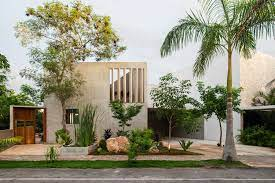
#> input picture Tarea1-OperacionesPixelAPixel/Casa.jpg, 275 x 183 px
$ python ResolutionChangeInterpolations.py
#> lines starting #> are read from the running program, lines starting #| are printed output that depends on the picture
import cv2

def changeRes_NearestNeighbour_Inter(imgName, aspecRatio):
    return cv2.resize(imgName, (0,0), fx=aspecRatio, fy=aspecRatio, interpolation= cv2.INTER_NEAREST)

def changeRes_Bilinear_Inter(imgName, aspecRatio):
    return cv2.resize(imgName, (0,0), fx=aspecRatio, fy=aspecRatio, interpolation= cv2.INTER_LINEAR)

def changeRes_Bicubic_Inter(imgName, aspecRatio):
    return cv2.resize(imgName, (0,0), fx=aspecRatio, fy=aspecRatio, interpolation= cv2.INTER_CUBIC)

nomImage = "Casa.jpg"
ImagenGray = cv2.imread(nomImage, 0)
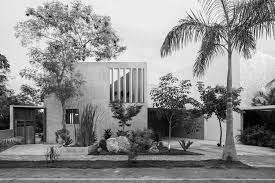
#> ImagenGray: shape (183, 275); min 0, max 255, mean 141.4

#nearest neighbour interpolation
ResizedImg15= changeRes_NearestNeighbour_Inter(ImagenGray, 1.5)
ResizedImg05 = changeRes_NearestNeighbour_Inter(ImagenGray, 0.5)
#> call 2 of changeRes_NearestNeighbour_Inter, with aspecRatio = 0.5
#> in changeRes_NearestNeighbour_Inter (call 2), `return cv2.resize(imgName, (0,0), fx=aspecRatio, fy=aspecRatio, interp..`:
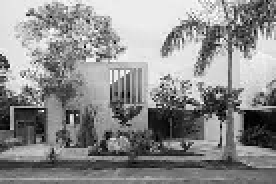
#> returned value: shape (92, 138) (shown 2 times larger); min 0, max 255, mean 141.1
ResizedImg025= changeRes_NearestNeighbour_Inter(ImagenGray, 0.25)
ResizedImg0125 = changeRes_NearestNeighbour_Inter(ImagenGray, 0.125)
#> call 4 of changeRes_NearestNeighbour_Inter, with aspecRatio = 0.125
#> in changeRes_NearestNeighbour_Inter (call 4), `return cv2.resize(imgName, (0,0), fx=aspecRatio, fy=aspecRatio, interp..`:
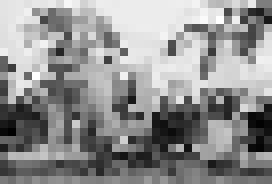
#> returned value: shape (23, 34) (shown 8 times larger); min 0, max 255, mean 144.1

cv2.imshow('casa original',ImagenGray)
cv2.imshow('casa 150%',ResizedImg15)
cv2.imshow('casa 50%',ResizedImg05)
cv2.imshow('casa 25%',ResizedImg025)
cv2.imshow('casa 12.5%',ResizedImg0125)

cv2.waitKey(0)
cv2.destroyAllWindows()

#linear interpolation
ResizedImg15= changeRes_Bilinear_Inter(ImagenGray, 1.5)
#> in changeRes_Bilinear_Inter, `return cv2.resize(imgName, (0,0), fx=aspecRatio, fy=aspecRatio, interp..`:
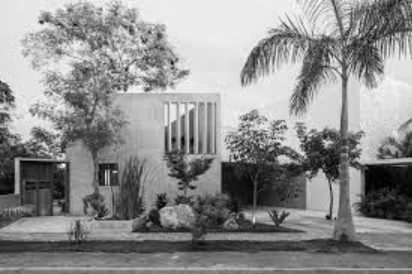
#> returned value: shape (274, 412); min 0, max 250, mean 141.3
ResizedImg05 = changeRes_Bilinear_Inter(ImagenGray, 0.5)
#> call 2 of changeRes_Bilinear_Inter, with aspecRatio = 0.5
#> in changeRes_Bilinear_Inter (call 2), `return cv2.resize(imgName, (0,0), fx=aspecRatio, fy=aspecRatio, interp..`:
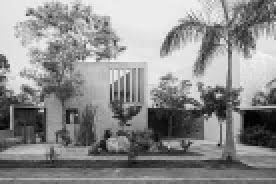
#> returned value: shape (92, 138) (shown 2 times larger); min 1, max 246, mean 141.3
ResizedImg025= changeRes_Bilinear_Inter(ImagenGray, 0.25)
#> call 3 of changeRes_Bilinear_Inter, with aspecRatio = 0.25
#> in changeRes_Bilinear_Inter (call 3), `return cv2.resize(imgName, (0,0), fx=aspecRatio, fy=aspecRatio, interp..`:
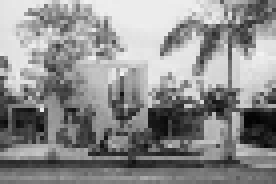
#> returned value: shape (46, 69) (shown 4 times larger); min 2, max 242, mean 141.3
ResizedImg0125 = changeRes_Bilinear_Inter(ImagenGray, 0.125)
#> call 4 of changeRes_Bilinear_Inter, with aspecRatio = 0.125
#> in changeRes_Bilinear_Inter (call 4), `return cv2.resize(imgName, (0,0), fx=aspecRatio, fy=aspecRatio, interp..`:
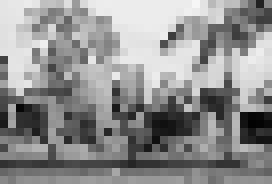
#> returned value: shape (23, 34) (shown 8 times larger); min 2, max 246, mean 143.1

cv2.imshow('casa original',ImagenGray)
cv2.imshow('casa 150%',ResizedImg15)
cv2.imshow('casa 50%',ResizedImg05)
cv2.imshow('casa 25%',ResizedImg025)
cv2.imshow('casa 12.5%',ResizedImg0125)

cv2.waitKey(0)
cv2.destroyAllWindows()

#Bicubic interpolation
ResizedImg15= changeRes_Bicubic_Inter(ImagenGray, 1.5)
ResizedImg05 = changeRes_Bicubic_Inter(ImagenGray, 0.5)
ResizedImg025= changeRes_Bicubic_Inter(ImagenGray, 0.25)
ResizedImg0125 = changeRes_Bicubic_Inter(ImagenGray, 0.125)

cv2.imshow('casa original',ImagenGray)
cv2.imshow('casa 150%',ResizedImg15)
cv2.imshow('casa 50%',ResizedImg05)
cv2.imshow('casa 25%',ResizedImg025)
cv2.imshow('casa 12.5%',ResizedImg0125)

cv2.waitKey(0)
cv2.destroyAllWindows()

$ run again, with Tarea1-OperacionesPixelAPixel/BajoContrasteGrises.jpg copied over Tarea1-OperacionesPixelAPixel/Casa.jpg
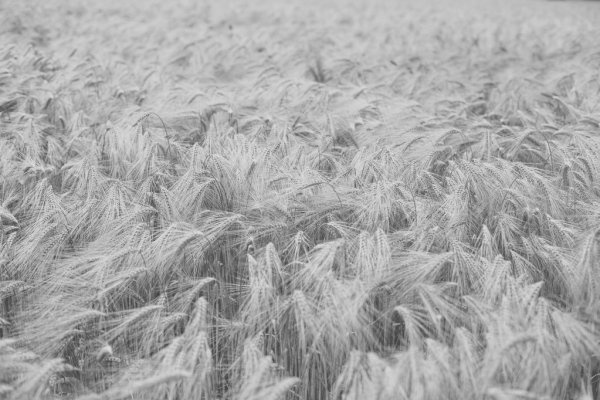
#> input picture Tarea1-OperacionesPixelAPixel/BajoContrasteGrises.jpg, 600 x 400 px
#> ImagenGray is the input picture: shape (400, 600); min 61, max 231, mean 167.9
#> in changeRes_Bilinear_Inter (call 3), `return cv2.resize(imgName, (0,0), fx=aspecRatio, fy=aspecRatio, interp..`:
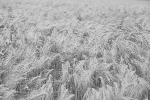
#> returned value: shape (100, 150); min 67, max 215, mean 168
#> in changeRes_Bicubic_Inter (call 2), `return cv2.resize(imgName, (0,0), fx=aspecRatio, fy=aspecRatio, interp..`:
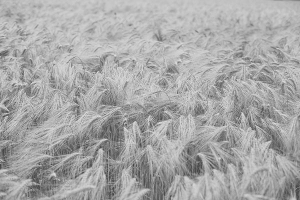
#> returned value: shape (200, 300); min 63, max 222, mean 167.9
